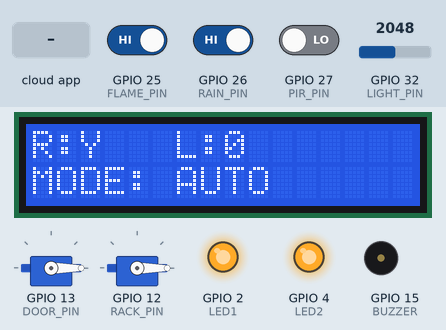
The sketch below on a simulated ESP32. Shown: 2 × servo, 16×2 character LCD, output pins drawn as LEDs (lit = HIGH), buzzer (waves = sounding). The test bench sets the inputs (shaded band); at power-on: GPIO 25 (FLAME_PIN) HIGH, GPIO 26 (RAIN_PIN) HIGH, GPIO 32 (LIGHT_PIN) = 2048, GPIO 27 (PIR_PIN) LOW. WiFi joins after 1.5 s; servers stay silent unless stated; the Firebase database answers and starts empty.

Above: at 2.8 s.
2.9 s: GPIO 25 (FLAME_PIN) driven LOW
At 4.52 s:
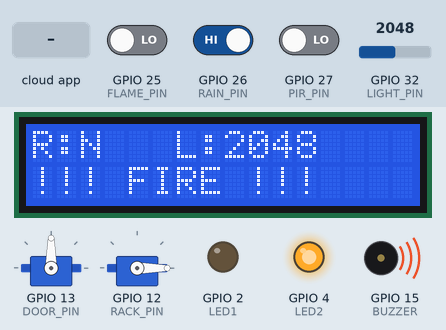
4.6 s: GPIO 26 (RAIN_PIN) driven LOW
At 6.5 s:
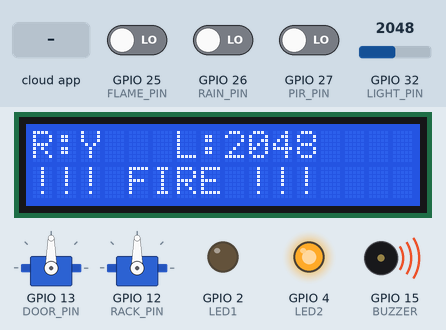
6.6 s: GPIO 32 (LIGHT_PIN) set to 1959
At 8.1 s:
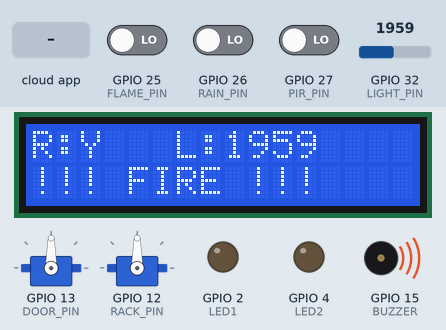
9.1 s: the phone or cloud app sets mode to 1
12.3 s: GPIO 25 (FLAME_PIN) driven HIGH
At 14.2 s:
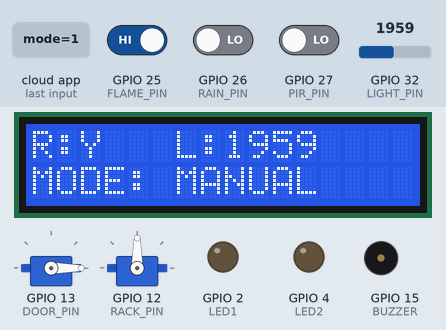
15.2 s: GPIO 26 (RAIN_PIN) driven HIGH
At 16.6 s:
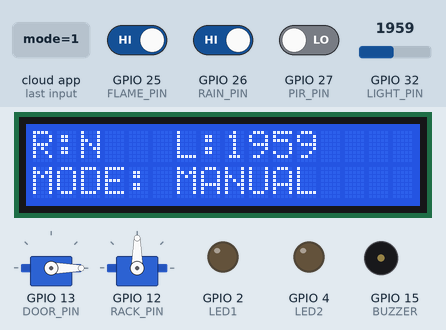
Timing chart, 0 to 18.2 s (numbered marks = the images above; inputs shaded):
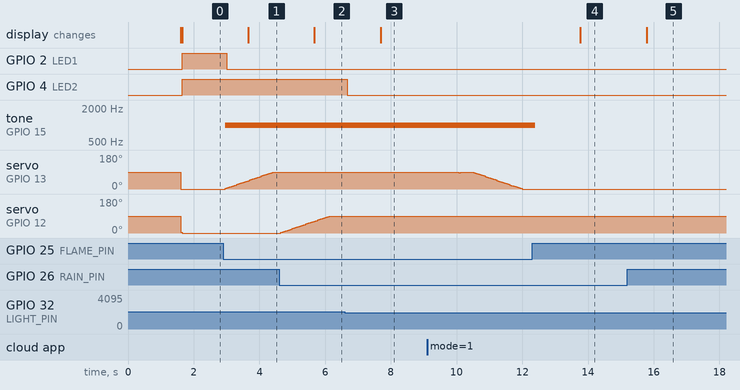

The sketch:

fire_base.ino
```cpp
#include <WiFi.h>
#include <Firebase_ESP_Client.h>
#include <ESP32Servo.h>
#include <LiquidCrystal_I2C.h>

// ================= CONFIG =================
const char* ssid = "hehe";
const char* pass = "16072004";

#define API_KEY "AIzaSyXXXXXXXXXXXX"
#define DATABASE_URL "https://do-an2-eaec6-default-rtdb.asia-southeast1.firebasedatabase.app/"

// ================= FIREBASE =================
FirebaseData fbSend;
FirebaseData fbRead;
FirebaseAuth auth;
FirebaseConfig config;

// ================= LCD =================
LiquidCrystal_I2C lcd(0x27, 16, 2);

// ================= PIN =================
#define LED1 2
#define LED2 4
#define RAIN_PIN 26
#define FLAME_PIN 25
#define LIGHT_PIN 32
#define PIR_PIN 27
#define BUZZER 15
#define DOOR_PIN 13
#define RACK_PIN 12

// ================= SERVO =================
Servo doorServo, rackServo;

// ================= STATE =================
volatile int rainValue, flameValue, lightValue;
volatile bool pirState = false;
volatile bool flameAlert = false;
volatile bool isDark = false;

int mode = 0;
int lastMode = -1;
int targetDoor = 0, targetRack = 0;
int doorPos = 0, rackPos = 0;

int fb_mode = 0, fb_led1 = 0, fb_led2 = 0, fb_door = 0, fb_rack = 0;

bool fireChanged = false;

// ================= SETUP =================
void setup() {
  Serial.begin(115200);

  pinMode(LED1, OUTPUT);
  pinMode(LED2, OUTPUT);
  pinMode(BUZZER, OUTPUT);
  pinMode(RAIN_PIN, INPUT);
  pinMode(FLAME_PIN, INPUT);
  pinMode(PIR_PIN, INPUT);

  doorServo.attach(DOOR_PIN);
  rackServo.attach(RACK_PIN);

  lcd.init();
  lcd.backlight();
  lcd.print("Connecting WiFi");

  WiFi.begin(ssid, pass);
  while (WiFi.status() != WL_CONNECTED) delay(300);

  lcd.clear();
  lcd.print("WiFi OK");

  config.api_key = API_KEY;
  config.database_url = DATABASE_URL;
  config.signer.tokens.legacy_token = "YOUR_TOKEN";

  Firebase.begin(&config, &auth);
  Firebase.reconnectWiFi(true);

  lcd.clear();
  lcd.print("Firebase OK");

  // TASK
  xTaskCreatePinnedToCore(taskSensor, "sensor", 2048, NULL, 1, NULL, 0);
  xTaskCreatePinnedToCore(taskLogic, "logic", 4096, NULL, 1, NULL, 1);
  xTaskCreatePinnedToCore(taskFirebase, "firebase", 8192, NULL, 1, NULL, 0);
  xTaskCreatePinnedToCore(taskLCD, "lcd", 2048, NULL, 1, NULL, 1);
}

// ================= LOOP =================
void loop() {}

// ================= SENSOR =================
void taskSensor(void *pv) {
  unsigned long pirTimer = 0;

  while (1) {
    rainValue = digitalRead(RAIN_PIN);
    flameValue = digitalRead(FLAME_PIN);
    lightValue = analogRead(LIGHT_PIN);

    flameAlert = (flameValue == 0);
    isDark = (lightValue > 2000);

    if (digitalRead(PIR_PIN)) {
      pirState = true;
      pirTimer = millis();
    }
    if (millis() - pirTimer > 2000) pirState = false;

    vTaskDelay(50 / portTICK_PERIOD_MS);
  }
}

// ================= LOGIC =================
void taskLogic(void *pv) {
  bool lastFire = false;
  unsigned long lastMotion = 0;
  int lastLed1 = -1;
  int lastLed2 = -1;
  while (1) {
    // phát hiện chuyển mode
  if (mode != lastMode) {

    // từ AUTO -> MANUAL
    if (mode == 1) {

      // lưu trạng thái hiện tại vào fb_control
      fb_led1 = digitalRead(LED1);
      fb_led2 = digitalRead(LED2);
      fb_door = (doorPos > 45) ? 1 : 0;
      fb_rack = (rackPos < 45) ? 1 : 0;
      targetDoor = fb_door ? 90 : 0;
      targetRack = fb_rack ? 0 : 90;
    }

    lastMode = mode;
  }
    mode = fb_mode;

    int led1, led2;

    if (mode == 1) {
      led1 = fb_led1;
      led2 = fb_led2;
      targetDoor = fb_door ? 90 : 0;
      targetRack = fb_rack ? 0 : 90;
    } else {
      if (pirState) lastMotion = millis();

      led1 = (isDark && millis() - lastMotion < 3000);
      led2 = isDark;

      targetDoor = flameAlert ? 90 : 0;
      targetRack = rainValue ? 0 : 90;
    }

    if (led1 != lastLed1) {
      digitalWrite(LED1, led1);
      lastLed1 = led1;
    }

    if (led2 != lastLed2) {
      digitalWrite(LED2, led2);
      lastLed2 = led2;
    }

    // FIRE
    if (flameAlert && !lastFire) fireChanged = true;
    if (!flameAlert && lastFire) fireChanged = true;
    lastFire = flameAlert;

    // BUZZER
    if (flameAlert) tone(BUZZER, 1000);
    else noTone(BUZZER);

    // SERVO SMOOTH
    if (doorPos < targetDoor) doorPos += 3;
    else if (doorPos > targetDoor) doorPos -= 3;

    if (rackPos < targetRack) rackPos += 3;
    else if (rackPos > targetRack) rackPos -= 3;

    doorServo.write(constrain(doorPos, 0, 90));
    rackServo.write(constrain(rackPos, 0, 90));

    vTaskDelay(50 / portTICK_PERIOD_MS);
  }
}

// ================= FIREBASE =================
void taskFirebase(void *pv) {
  while (1) {

    if (Firebase.ready()) {

      // SEND SENSOR
      Firebase.RTDB.setBool(&fbSend, "home/sensors/rain", !rainValue);
      Firebase.RTDB.setBool(&fbSend, "home/sensors/flame", flameAlert);
      Firebase.RTDB.setBool(&fbSend, "home/sensors/pir", pirState);
      Firebase.RTDB.setInt(&fbSend, "home/state/door", targetDoor > 0 ? 1 : 0);
      Firebase.RTDB.setInt(&fbSend, "home/state/rack", targetRack == 0 ? 1 : 0);
      Firebase.RTDB.setInt(&fbSend, "home/state/led1", digitalRead(LED1));
      Firebase.RTDB.setInt(&fbSend, "home/state/led2", digitalRead(LED2));
      // FIRE ALERT
      if (fireChanged) {
        Firebase.RTDB.setBool(&fbSend, "home/alert/fire", flameAlert);
        if (flameAlert)
          Firebase.RTDB.setString(&fbSend, "home/alert/msg", "CO CHAY!!!");
        fireChanged = false;
      }

      // READ CONTROL
      if (Firebase.RTDB.getInt(&fbRead, "home/mode")) fb_mode = fbRead.intData();
      if (Firebase.RTDB.getInt(&fbRead, "home/control/led1")) fb_led1 = fbRead.intData();
      if (Firebase.RTDB.getInt(&fbRead, "home/control/led2")) fb_led2 = fbRead.intData();
      if (Firebase.RTDB.getInt(&fbRead, "home/control/door")) fb_door = fbRead.intData();
      if (Firebase.RTDB.getInt(&fbRead, "home/control/rack")) fb_rack = fbRead.intData();
    }

    vTaskDelay(500 / portTICK_PERIOD_MS);
  }
}

// ================= LCD =================
void taskLCD(void *pv) {
  while (1) {
    // lcd.clear();
    // lcd.setCursor(0, 0);
    // lcd.print(!rainValue ? "RAIN: YES" : "RAIN: NO");

    // lcd.setCursor(0, 1);
    // if (flameAlert) lcd.print("!!! FIRE !!!");
    // else lcd.print("SAFE");
    lcd.clear();

    // Dòng 1: Hiển thị Rain và Light
    lcd.setCursor(0, 0);
    // R:Y (Rain Yes) hoặc R:N (Rain No)
    lcd.print("R:");
    lcd.print(!rainValue ? "Y" : "N");

    // Khoảng cách và hiển thị Light sensor
    lcd.setCursor(6, 0);
    lcd.print("L:");
    lcd.print(lightValue); // Giá trị từ analogRead(LIGHT_PIN)

    // Dòng 2: Cảnh báo cháy hoặc trạng thái hệ thống
    lcd.setCursor(0, 1);
    if (flameAlert) {
      lcd.print("!!! FIRE !!!");
    } else {
      // Bạn có thể hiện thêm Mode ở đây để dễ quản lý
      lcd.print(mode == 1 ? "MODE: MANUAL" : "MODE: AUTO");
    }
    vTaskDelay(2000 / portTICK_PERIOD_MS);
  }
}
```

Measured:
- the behaviour switches between 2001 and 2000 on GPIO 32 (LIGHT_PIN) (found by bisection; images 2 and 3)
- after the input at 2.9 s, tone on GPIO 15 (BUZZER): silent → 1000 Hz after 0.05 s; servo on GPIO 13 (DOOR_PIN): moves from 0° to 90° over 1.5 s, starting after 0.05 s; the display: changes after 0.75 s (image 1)
- after the input at 4.6 s, servo on GPIO 12 (RACK_PIN): moves from 0° to 90° over 1.5 s, starting after 0.05 s; the display: changes after 1.1 s (image 2)
- after the input at 6.6 s, GPIO 4 (LED2): HIGH → LOW after 0.07 s; the display: changes after 1.1 s (image 3)
- after the input at 12.3 s, tone on GPIO 15 (BUZZER): 1000 Hz → silent after 0.09 s; the display: changes after 1.5 s (image 4)
- after the input at 15.2 s, the display: changes after 0.59 s (image 5)
